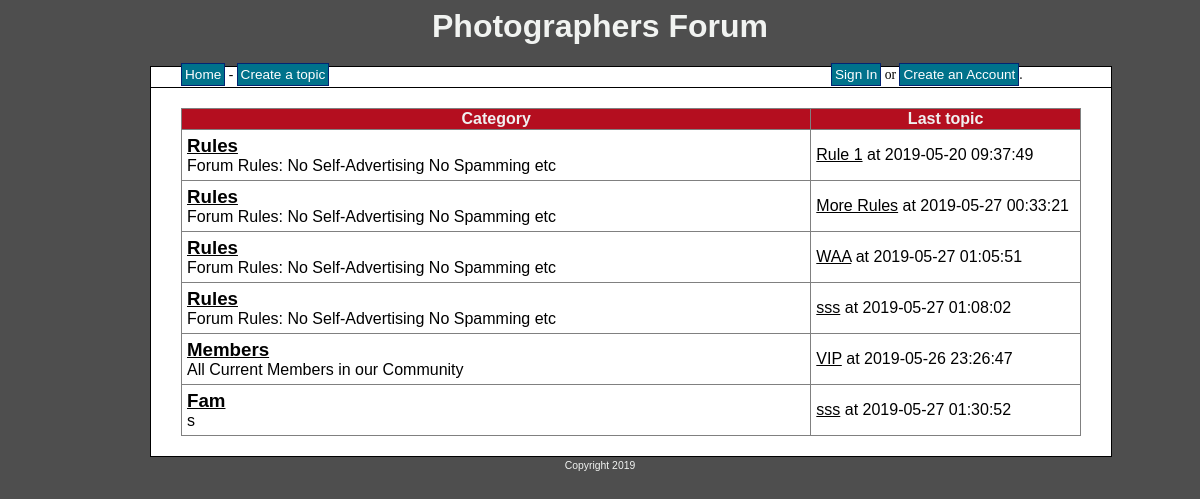
The page /forum/index.php on the database as committed earlier.
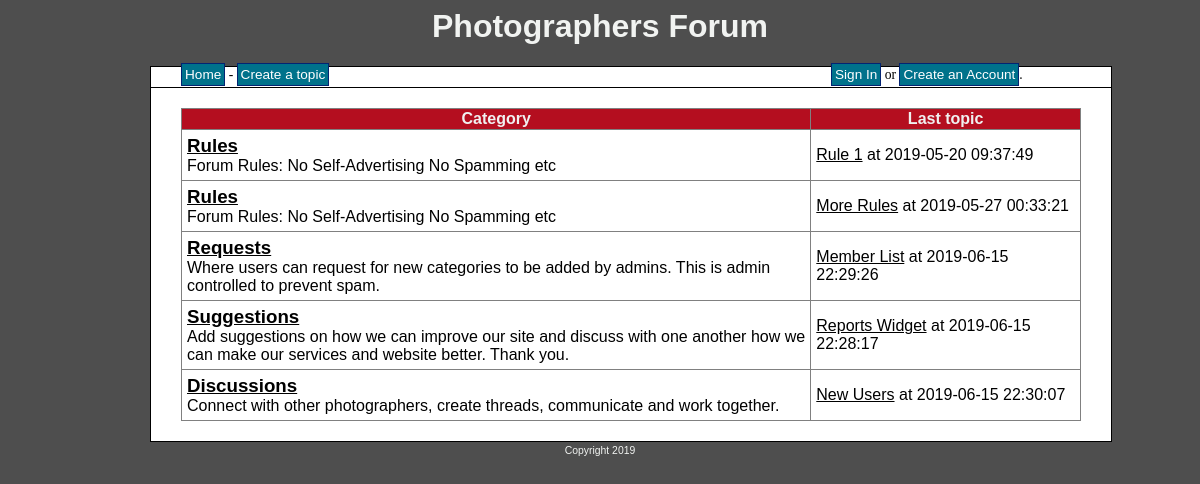
The same page on the database as committed later.
### tables this page shows
CREATE TABLE `topics` (
  `topic_id` int(8) NOT NULL,
  `topic_subject` varchar(255) NOT NULL,
  `topic_date` datetime NOT NULL,
  `topic_cat` int(8) NOT NULL,
  `topic_by` int(8) NOT NULL
);

CREATE TABLE `categories` (
  `cat_id` int(8) NOT NULL,
  `cat_name` varchar(255) NOT NULL,
  `cat_description` varchar(255) NOT NULL
);

### forum/index.php (the view)
<?php
include 'connect.php';
include 'header.php';
$sql = "SELECT categories.cat_id,categories.cat_name,categories.cat_description, topics.topic_subject,topics.topic_date, topics.topic_id FROM `categories` LEFT JOIN topics on categories.cat_id = topics.topic_cat;";
$result = mysqli_query($con,$sql);
if(!$result)
{
    die(mysqli_error($con));
}
else
{
    if(mysqli_num_rows($result)==0 )
    {
        echo 'No categories defined yet.';
    }
    else
    {
        echo '<table border="1">
              <tr>
                <th>Category</th>
                <th>Last topic</th>
              </tr>';
        while($row = mysqli_fetch_assoc($result))
        {
            echo '<tr>';
            echo '<td class="leftpart">';
            echo '<h3><a href="category.php?id='.$row['cat_id'].'">' . $row['cat_name'] . '</a></h3>' . $row['cat_description'];
            echo '</td>';
            echo '<td class="rightpart">';
            echo '<a href="topic.php?id='.$row['topic_id'].'">' . $row['topic_subject'] . '</a> at '.$row['topic_date'].'';
            echo '</td>';
            echo '</tr>';
        }
        echo '</table>';
    }
}
include 'footer.php';
?>

### forum/header.php (shortened to what this page needs)
<html>
<head>
    <link rel="stylesheet" href="forum.css" type="text/css">
</head>
<body>
<h1>Photographers Forum</h1>
    <div id="wrapper">
        <div id="menu">
        <a class="item" href="index.php">Home</a> -
        <a class="item" href="create_topic.php">Create a topic</a>
    <div id="userbar">
        <?php
    if(isset($_SESSION['signed_in']))
    {
        if($_SESSION['signed_in']!=NULL)
        {
            echo 'Hello <strong>' . $_SESSION['user_name'] . '</strong>. Not you? <a class="item" href="signout.php">Sign Out</a>';
        }
    }
        else
        {
            echo '<a class="item" href="signin.php">Sign In</a> or <a class="item" href="signup.php">Create an Account</a>.';
        }
?>
        </div>
        </div>
      <div id="content">

### forum/footer.php
</div>
</div>
<div id="footer">Copyright 2019</div>
</body>
</html>

### forum/forum.css (style rules this page uses)
body { background-color: #4E4E4E; text-align: center; }
#wrapper { width: 900px; margin: 0 auto; }
#content { background-color: #fff; border: 1px solid #000; float: left; font-family: Arial; padding: 20px 30px; text-align: left; width: 100%; }
#menu { float: left; border: 1px solid #000; border-bottom: none; clear: both; width:100%; height:20px; padding: 0 30px; background-color: #FFF; text-align: left; font-size: 85%; }
#userbar { background-color: #fff; float: right; width: 250px; }
#footer { clear: both; }
table { border-collapse: collapse; width: 100%; }
table a { color: #000; }
th { background-color: #B40E1F; color: #F0F0F0; }
td { padding: 5px; }
h1, #footer { font-family: Arial; color: #F1F3F1; }
h3 { margin: 0; padding: 0; }
.item { background-color: #00728B; border: 1px solid #032472; color: #FFF; font-family: Arial; padding: 3px; text-decoration: none; }
.leftpart { width: 70%; }
.rightpart { width: 30%; }
#footer { font-size: 65%; padding: 3px 0 0 0; }

Rows that differ between the two databases and show on the page:
removed topics: topic_cat.cat_name "Rules", topic_cat.cat_description "Forum Rules: No Self-Advertising No Spamming etc", topic_subject "WAA", topic_date "2019-05-27 01:05:51"
removed topics: topic_cat.cat_name "Rules", topic_cat.cat_description "Forum Rules: No Self-Advertising No Spamming etc", topic_subject "sss", topic_date "2019-05-27 01:08:02"
removed topics: topic_cat.cat_name "Members", topic_cat.cat_description "All Current Members in our Community", topic_subject "VIP", topic_date "2019-05-26 23:26:47"
removed topics: topic_cat.cat_name "Fam", topic_cat.cat_description "s", topic_subject "sss", topic_date "2019-05-27 01:30:52"
added topics: topic_cat.cat_name "Requests", topic_cat.cat_description "Where users can request for new categories to be added by admins. This is admin controlled to prevent spam.", topic_subject "Member List", topic_date "2019-06-15 22:29:26"
added topics: topic_cat.cat_name "Suggestions", topic_cat.cat_description "Add suggestions on how we can improve our site and discuss with one another how we can make our services and website better. Thank you.", topic_subject "Reports Widget", topic_date "2019-06-15 22:28:17"
added topics: topic_cat.cat_name "Discussions", topic_cat.cat_description "Connect with other photographers, create threads, communicate and work together.", topic_subject "New Users", topic_date "2019-06-15 22:30:07"
